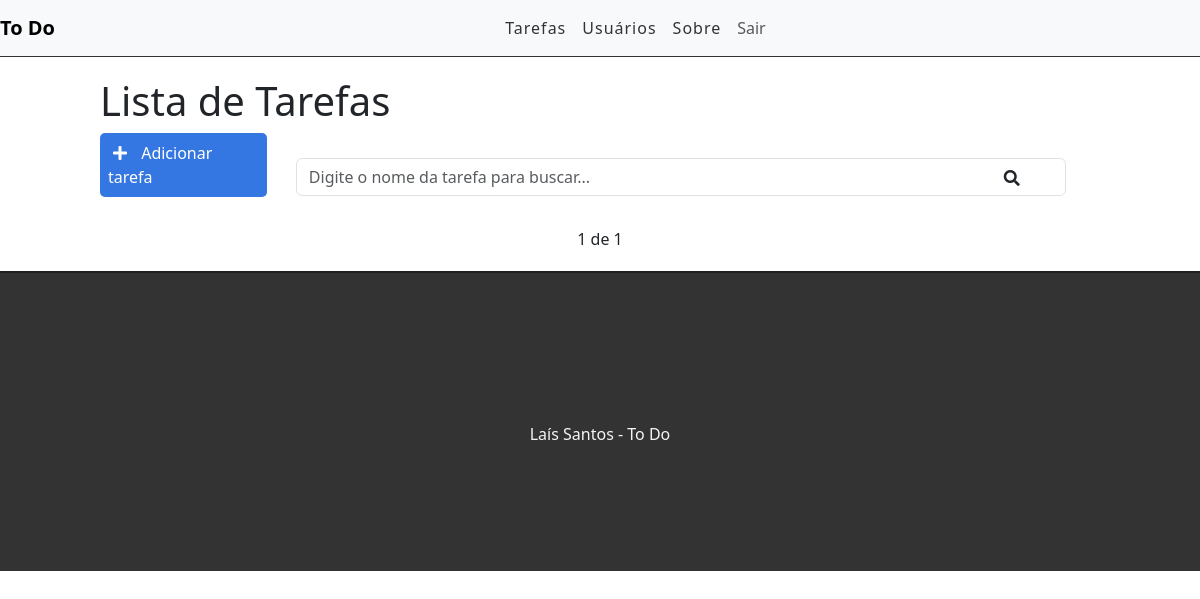
The app's page / (signed in), older data.
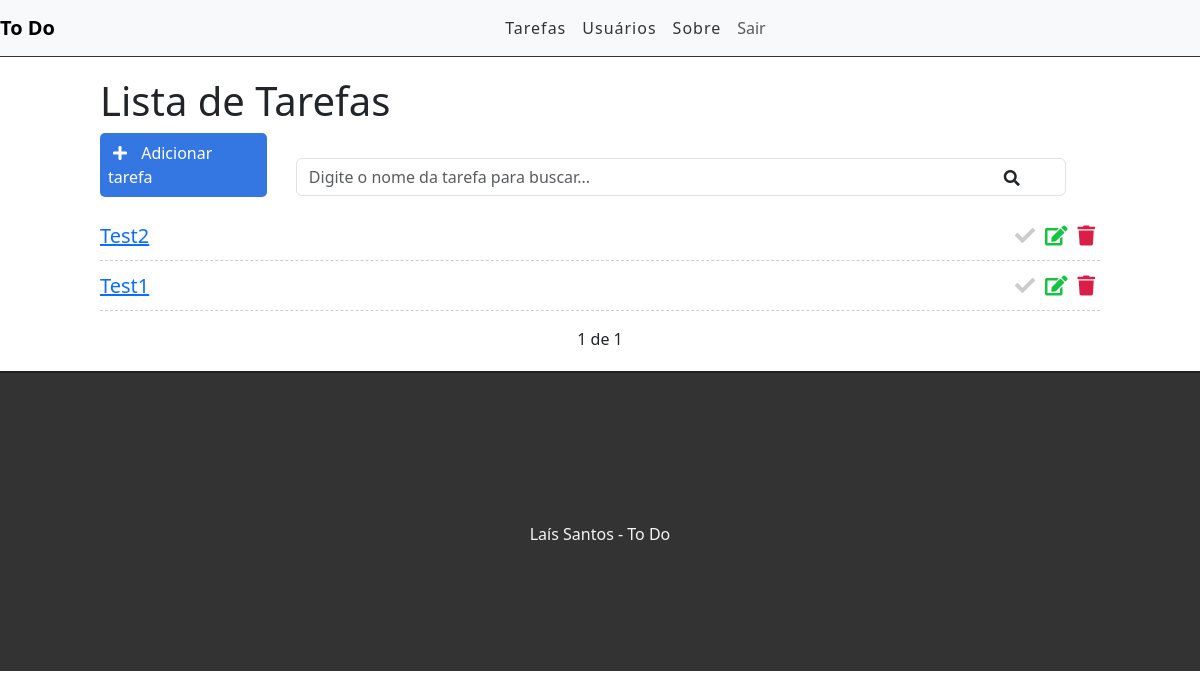
The same page, newer data.
### tasks/models.py (models this page shows, shortened)
class Task(models.Model):
    STATUS = (
        ("doing", 'Doing'),
        ("done", 'Done'),
    )
    title = models.CharField(max_length=255)
    description = models.TextField()
    done = models.CharField(
        max_length=5,
        choices=STATUS, #Choices -> é um select
    )
    user = models.ForeignKey(get_user_model(), on_delete= models.CASCADE) #Quando um usuário deletar a conta, apagar os dados dele (models.Cascade)
    created_at = models.DateTimeField(auto_now_add=True) #Dia, mês, ano e hoário. Atualiza assim que o registro for criado
    updated_at = models.DateTimeField(auto_now=True) #Sempre que atualiza

### tasks/views.py (the view)
# urls.py: path('', views.taskList, name='task-list'),
@login_required #só usuários autenticados tem acesso
def taskList(request):
    search = request.GET.get('search')
    if search:
        tasks = Task.objects.filter(title__icontains=search, user=request.user)
    else:
        tasks_list = Task.objects.all().order_by('-created_at').filter(user=request.user)
        paginator = Paginator(tasks_list, 3)
        page = request.GET.get('page')
        tasks = paginator.get_page(page)
    return render(request, 'tasks/list.html', {'tasks':tasks})

### tasks/templates/tasks/list.html (shortened to what this page needs)
{% extends 'base.html' %}
{% block conteudo %}
<div class="offset-1 col-10 list-div">
    <h1>Lista de Tarefas</h1>
    <a id="add-link" href="newtask/">
        <div class="col-2 add-div">
            <i class="fas fa-plus"></i> Adicionar tarefa
        </div>
    </a>
    <div class="col-9 search-div">
        <div class="input-group">
            <form method="GET" id="search-form">
                <input class="form-control" type="text" id="search" name="search" placeholder="Digite o nome da tarefa para buscar..." value="{{ request.GET.search }}">
                <i class="fas fa-search" id="search-btn"></i>
            </form>
        </div>
    </div>
    <ul class="task-list">
        {% for task in tasks %}
        {% if task.done == 'doing' %}
            <li class="task-item">
        {% else %}
            <li class="task-item done">
        {% endif %}
                <span><a href="/task/{{task.id}}">{{task.title}}</a></span>
                <a href="delete/{{task.id}}" class="delete-btn"><span><i class="fas fa-trash"></i></span></a>
                <a href="edit/{{task.id}}"><span><i class="fas fa-edit"></i></span></a>
                <a href="changestatus/{{task.id}}"><i class="fas fa-check"></i></a>
            </li>
        {% endfor %}
    </ul>
    <div class="pagination">
        <span class="step-links">
            {%if tasks.paginator.num_pages %}
            <span class="current">
                {{ tasks.number }} de {{ tasks.paginator.num_pages }}
            </span>
            {% endif %}
        </span>
    </div>
</div>
{% endblock %}

### tasks/templates/base.html (shortened to what this page needs)
{% load static %}
<!DOCTYPE html>
<html lang="en">
<head>
    <link rel="stylesheet" href="https://cdn.jsdelivr.net/npm/bootstrap@5.3.2/dist/css/bootstrap.min.css">
    <link rel="stylesheet" href="https://use.fontawesome.com/releases/v5.7.2/css/all.css">
    <link rel="stylesheet" href="{% static "css/style.css" %}">
</head>
<body>
    <div class="container-fluid">
        <nav class="navbar navbar-expand-lg navbar-light bg-light">
            <a class="navbar-brand" href="/">To Do</a>
            <div class="collapse navbar-collapse" id="navbarSupportedContent">
                <ul class="navbar-nav">
                    {% if user.is_authenticated %}
                    <li class="nav-item">
                        <a class="nav-link" href="/">Tarefas</a>
                    </li>
                    <li class="nav-item">
                            <a class="nav-link" href="#">Usuários</a>
                        </li>
                    {% else %}
                    <li class="nav-item">
                        <a class="nav-link" href="/accounts/login">Entrar</a>
                    </li>
                    {% endif %}
                    <li class="nav-item">
                        <a class="nav-link" href="#">Sobre</a>
                    </li>
                    {% if user.is_authenticated %}
                    <form action="{% url 'logout' %}" method="post">
                        <button type="submit" class="nav-link">Sair</button>
                    </form>
                    {% endif %}
                </ul>
            </div>
        </nav>
        {% block conteudo %}
        {% endblock %}
        <footer>
            <p>Laís Santos - To Do </p>
        </footer>
    </div>
</body>
</html>

### tasks/static/css/style.css (style rules this page uses)
.container-fluid { padding: 0; }
.navbar { border-bottom: 1px solid #333; margin-bottom: 20px; }
.navbar-nav { margin: auto; }
.navbar-brand { font-weight: bold; }
.navbar-light .navbar-nav a.nav-link { color: #333; letter-spacing: 1px; }
#add-link { text-decoration: none; }
.add-div { background-color: #3476e2; cursor: pointer; display: inline-block; color: #FFF; padding: 8px; border-radius: 5px; margin-right: 25px; }
.fas.fa-plus { color: #FFF; margin-right: 10px; margin-left: 5px; }
.form-control { width: 770px; }
.fas.fa-search { position: absolute; top: 12px; right: 26px; cursor: pointer; }
.search-div { padding: 0; margin-top: 15px; margin-bottom: 15px; display: inline-block; }
.list-div { padding: 0; }
.task-list { padding-left: 0; }
.task-item { list-style: none; font-size: 20px; height: 50px; padding-top: 10px; border-bottom: 1px dashed #CCC; }
.fas.fa-trash { color: #db1e47; cursor: pointer; margin: 5px; font-size: 20px; float: right; }
.fas.fa-edit { color: #13c43f; cursor: pointer; margin: 5px; font-size: 20px; float: right; }
.fa-check { color: #CCC; cursor: pointer; margin: 5px; font-size: 20px; float: right; }
footer { background-color: #333; height: 300px; border-top: 2px solid #202020; }
footer p { color: #f5f5f5; text-align: center; top: 50%; position: relative; }
.pagination { margin-bottom: 20px; }
.step-links { position: relative; margin-left: auto; margin-right: auto; }
.step-links .current { margin-left: 5px; margin-right: 5px; }

Row changes from the older to the newer data that the page shows:
added Task: title "Test2"
added Task: title "Test1"
